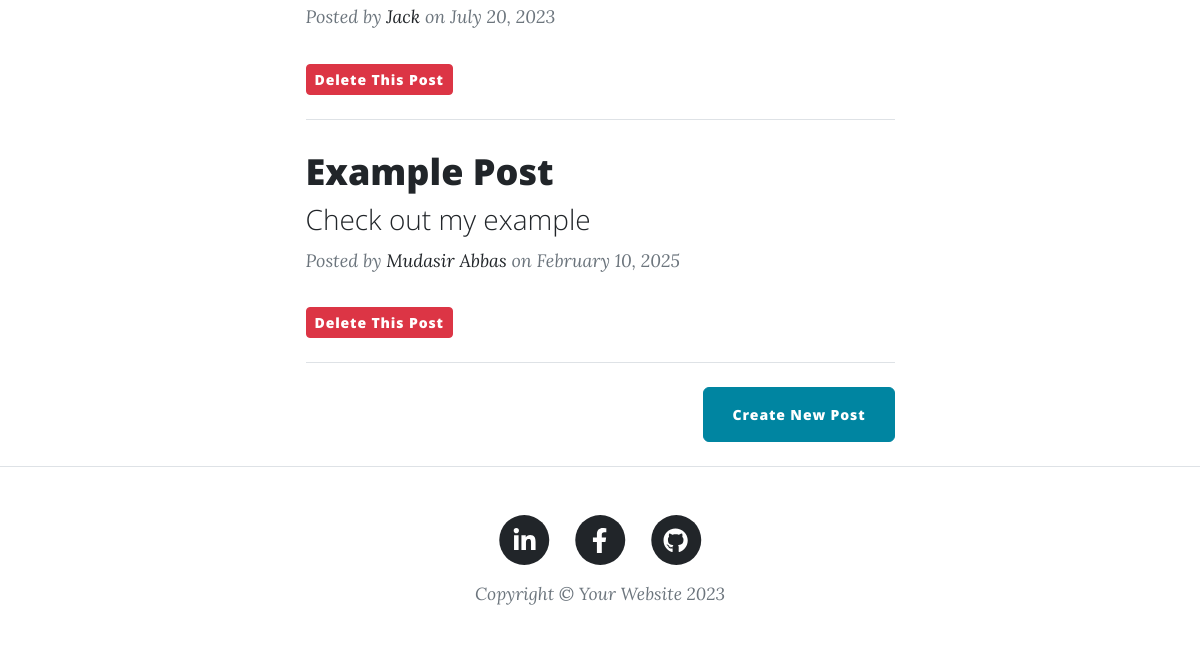
Before: / (lower part) with the older database file.
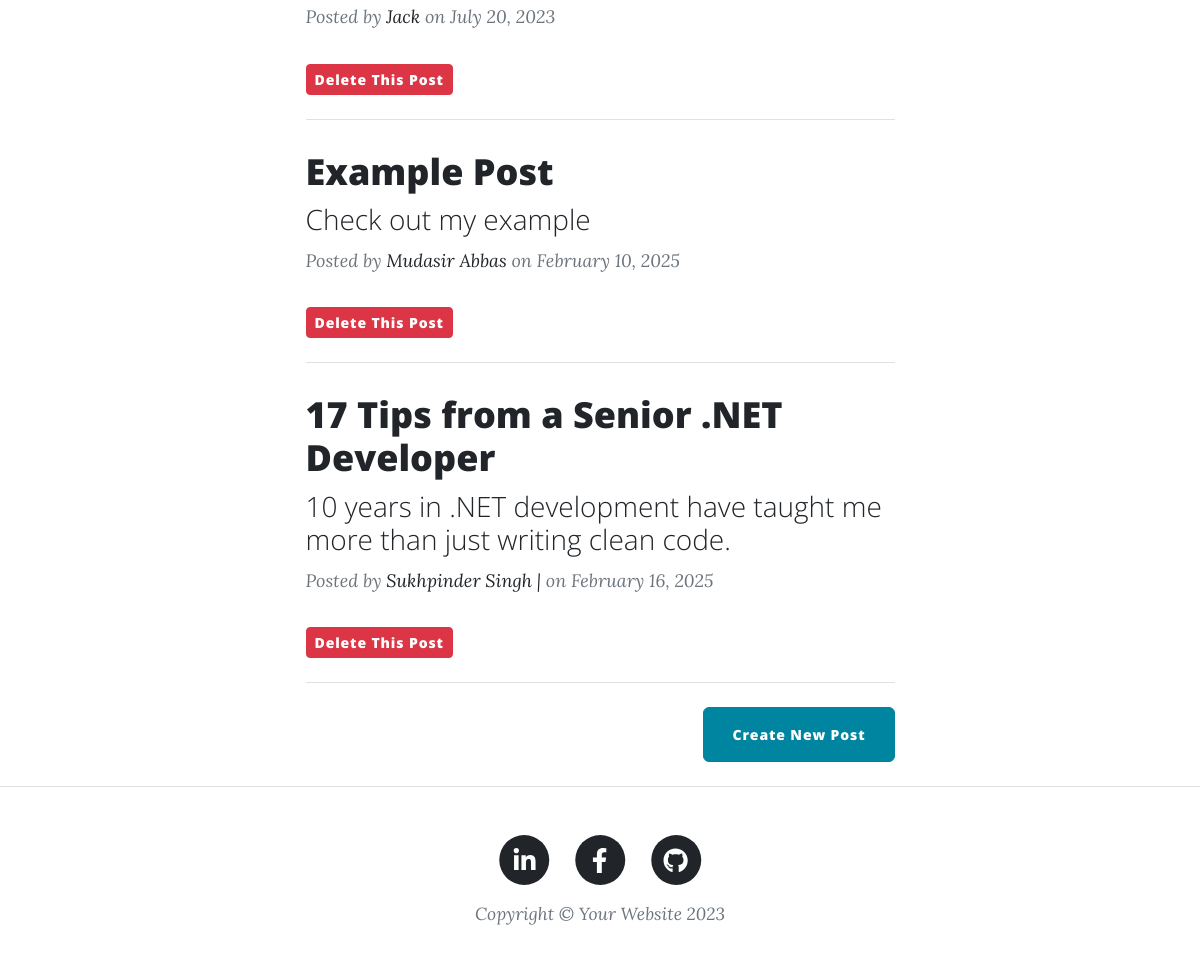
After: the same page with the newer database file.
### tables this page shows
CREATE TABLE blog_post (id INTEGER NOT NULL, title VARCHAR (250) NOT NULL, date VARCHAR (250) NOT NULL, body TEXT NOT NULL, author VARCHAR (250) NOT NULL, img_url VARCHAR (250) NOT NULL, subtitle VARCHAR (250) NOT NULL, PRIMARY KEY (id), UNIQUE (title));

### main.py (the view)
@app.route('/')
def get_all_posts():
    with sqlite3.connect(DB_PATH) as conn:
        cursor = conn.cursor()
        cursor.execute("SELECT * FROM blog_post")
        blog_post = cursor.fetchall()
    posts = [blog for blog in blog_post]
    return render_template("index.html", all_posts=posts, current_user=current_user)

### templates/index.html (shortened to what this page needs)
{% include "header.html" %}
<div class="container px-4 px-lg-5">
    <div class="row gx-4 gx-lg-5 justify-content-center">
        <div class="col-md-10 col-lg-8 col-xl-7">
            {% for post in all_posts %}
            <div class="post-preview">
                <a href="{{ url_for('show_post', post_id=post[0]) }}">
                    <h2 class="post-title">{{ post[1] }}</h2>
                    <h3 class="post-subtitle">{{ post[6] }}</h3>
                </a>
                <p class="post-meta">
                    Posted by
                    <a href="#">{{ post[4] }}</a>
                    on {{ post[2] }}
                </p>
                <form action="{{ url_for('delete_post', post_id=post[0]) }}" method="POST" style="display:inline;">
                    <button type="submit" class="btn btn-danger btn-sm"
                            onclick="return confirm('Are you sure you want to delete this post?')">
                        Delete This Post
                    </button>
                </form>
            </div>
            <hr class="my-4" />
            {% endfor %}
            <div class="d-flex justify-content-end mb-4">
                <a class="btn btn-primary float-right" href="{{ url_for('add_new_post') }}">Create New Post</a>
            </div>
            </div>
        </div>
    </div>
{% include "footer.html" %}

### templates/header.html (shortened to what this page needs)
<!DOCTYPE html>
<html lang="en">
<head>
    {% block styles %}
    {{ bootstrap.load_css() }}
    <link
            href="{{ url_for('static', filename='css/styles.css') }}"
            rel="stylesheet"/>
    {% endblock %}
</head>
<body>
</body>
</html>

### templates/footer.html (shortened to what this page needs)
<footer class="border-top">
    <div class="container px-4 px-lg-5">
        <div class="row gx-4 gx-lg-5 justify-content-center">
            <div class="col-md-10 col-lg-8 col-xl-7">
                <ul class="list-inline text-center">
                    <li class="list-inline-item">
                        <a href="https://www.linkedin.com/in/mjeyz/">
                            <span class="fa-stack fa-lg">
                                <i class="fas fa-circle fa-stack-2x"></i>
                                <i class="fab fa-linkedin-in fa-stack-1x fa-inverse"></i>
                            </span>
                        </a>
                    </li>
                    <li class="list-inline-item">
                        <a href="https://www.facebook.com/profile.php?id=61566127081692">
                                  <span class="fa-stack fa-lg">
                                      <i class="fas fa-circle fa-stack-2x"></i>
                                      <i class="fab fa-facebook-f fa-stack-1x fa-inverse"></i>
                                  </span>
                        </a>
                    </li>
                    <li class="list-inline-item">
                        <a href="https://github.com/mjeyz">
                                  <span class="fa-stack fa-lg">
                                      <i class="fas fa-circle fa-stack-2x"></i>
                                      <i class="fab fa-github fa-stack-1x fa-inverse"></i>
                                  </span>
                        </a>
                    </li>
                </ul>
                <div class="small text-center text-muted fst-italic">Copyright &copy; Your Website 2023</div>
            </div>
        </div>
    </div>
</footer>
</body>
</html>

Changed rows visible on the page:
added blog_post: title "17 Tips from a Senior .NET Developer", subtitle "10 years in .NET development have taught me more than just writing clean code.", author "Sukhpinder Singh |", date "February 16, 2025"
